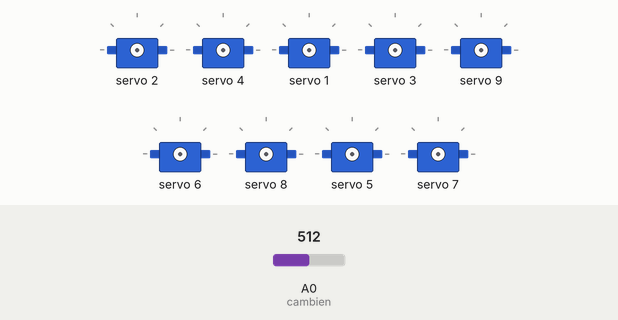
Simulated run of this sketch. Board: Arduino Uno, built with avr-gcc and run on an emulated ATmega328P. Shown: 9 × servo. The test bench sets the inputs (shaded band); at power-on: A0 (cambien) = 512.

Above: at 1.2 s.
1.3 s: A0 (cambien) set to 585
2.8 s: A0 (cambien) set to 609
5.8 s: A0 (cambien) set to 511
At 6.8 s:
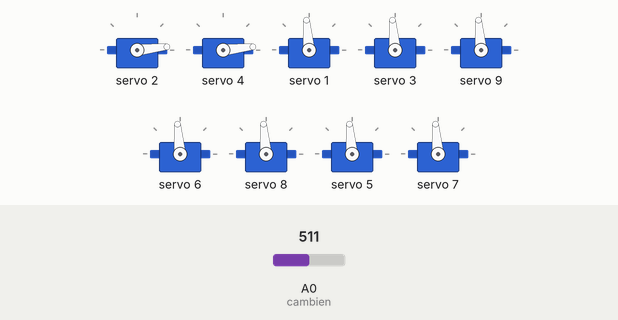
7.4 s: A0 (cambien) set to 716
At 8.75 s:
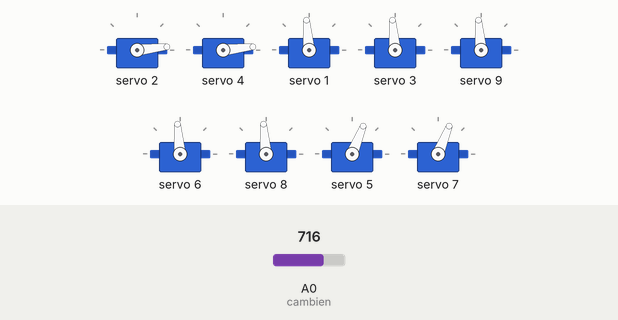
10.4 s: A0 (cambien) set to 306
At 11.4 s:
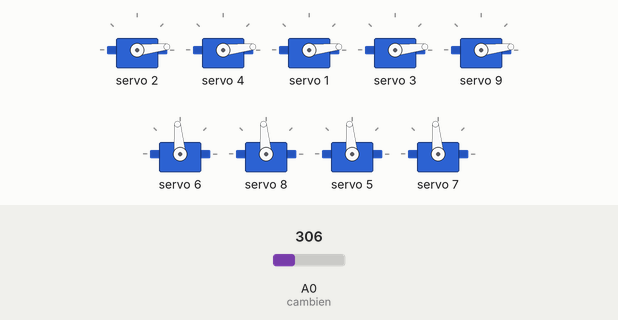
Timing chart, 0 to 13.1 s (numbered marks = the images above; inputs shaded):
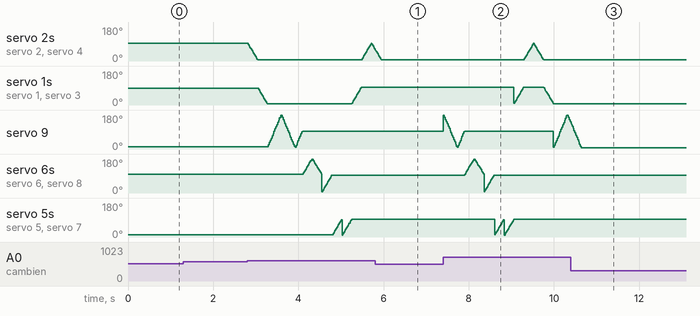

The sketch:

robot_dance.ino
```cpp
#include <Wire.h>
#include <Adafruit_PWMServoDriver.h>

Adafruit_PWMServoDriver srituhobby = Adafruit_PWMServoDriver();

#define cambien A0
///150
///600
int tocdo = 1; //số lớn chạy chậm
int donhay = 600;  //từ 0-1023
void setup() {
  Serial.begin(9600);
  srituhobby.begin();
  srituhobby.setPWMFreq(60);
}

void loop() {
  if(analogRead(cambien) > donhay){
  for (int val = 0; val <= 90; val++ ) {
    int goc = map(val,0,180,150,600);
    srituhobby.setPWM(1, 0, goc);
    srituhobby.setPWM(3, 0, goc);
    delay(tocdo);
  }
  }
  if(analogRead(cambien) > donhay){
  for (int val = 0; val <= 90; val++ ) {
    int goc = map(val,0,180,150,600);
    srituhobby.setPWM(2, 0, goc);
    srituhobby.setPWM(4, 0, goc);
    delay(tocdo);
  }
  }
  if(analogRead(cambien) > donhay){
  for (int val = 90; val >= 0; val-- ) {
    int goc = map(val,0,180,150,600);
    srituhobby.setPWM(2, 0, goc);
    srituhobby.setPWM(4, 0, goc);
    delay(tocdo);
  }
}
  if(analogRead(cambien) > donhay){
  for (int val = 90; val >= 0; val-- ) {
    int goc = map(val,0,180,150,600);
    srituhobby.setPWM(1, 0, goc);
    srituhobby.setPWM(3, 0, goc);
    delay(tocdo);
  }
}
  if(analogRead(cambien) > donhay){
  for (int val = 0; val <= 180; val++ ) {
    int goc = map(val,0,180,150,600);
    srituhobby.setPWM(9, 0, goc);
    delay(tocdo);
  }
  }
  if(analogRead(cambien) > donhay){
  for (int val = 180; val >= 0; val-- ) {
    int goc = map(val,0,180,150,600);
    srituhobby.setPWM(9, 0, goc);
    delay(tocdo);
  }
  }
  if(analogRead(cambien) > donhay){
  for (int val = 0; val <= 90; val++ ) {
    int goc = map(val,0,180,150,600);
    srituhobby.setPWM(9, 0, goc);
    delay(tocdo);
  }
 }
  if(analogRead(cambien) > donhay){
  for (int val = 90; val <=180; val++ ) {
    int goc = map(val,0,180,150,600);
    srituhobby.setPWM(6, 0, goc);
    srituhobby.setPWM(8, 0, goc);
    delay(tocdo);
  }
}
  if(analogRead(cambien) > donhay){
  for (int val = 180; val >= 90 ; val-- ) {
    int goc = map(val,0,180,150,600);
    srituhobby.setPWM(6, 0, goc);
    srituhobby.setPWM(8, 0, goc);
    delay(tocdo);
  }
  }
  if(analogRead(cambien) > donhay){
  for (int val = 0; val <=90; val++ ) {
    int goc = map(val,0,180,150,600);
    srituhobby.setPWM(6, 0, goc);
    srituhobby.setPWM(8, 0, goc);
    delay(tocdo);
  }
  }

  if(analogRead(cambien) > donhay){
  for (int val = 0; val <=90; val++ ) {
    int goc = map(val,0,180,150,600);
    srituhobby.setPWM(5, 0, goc);
    srituhobby.setPWM(7, 0, goc);
    delay(tocdo);
  }
  }

  if(analogRead(cambien) > donhay){
  for (int val = 0; val <=90; val++ ) {
    int goc = map(val,0,180,150,600);
    srituhobby.setPWM(5, 0, goc);
    srituhobby.setPWM(7, 0, goc);
    delay(tocdo);
  }
  }

}
```

Measured:
- after the input at 1.3 s, every drawn part: stays the same
- after the input at 5.8 s, servo 1, servo 3: stays 95° (without the input it goes to 92° after 0.15 s); servo 9: stops changing and stays 95°; servo 6, servo 8: stays 95° (without the input it goes to 100° after 1.2 s)
- after the input at 7.4 s, servo 2, servo 4: rises from 6° to 94° in 0.21 s, then falls to 6° in 0.25 s; servo 5, servo 7: ramps from 10° to 95° and jumps back, once every 0.23 s
- after the input at 10.4 s, servo 2, servo 4: stays 6° (without the input it goes to 16° after 1.8 s); servo 1, servo 3: stays 6° (without the input it goes to 8° after 1.6 s); servo 6, servo 8: stops changing and stays 95°; servo 5, servo 7: stays 95° (without the input it goes to 12° after 1.1 s)
